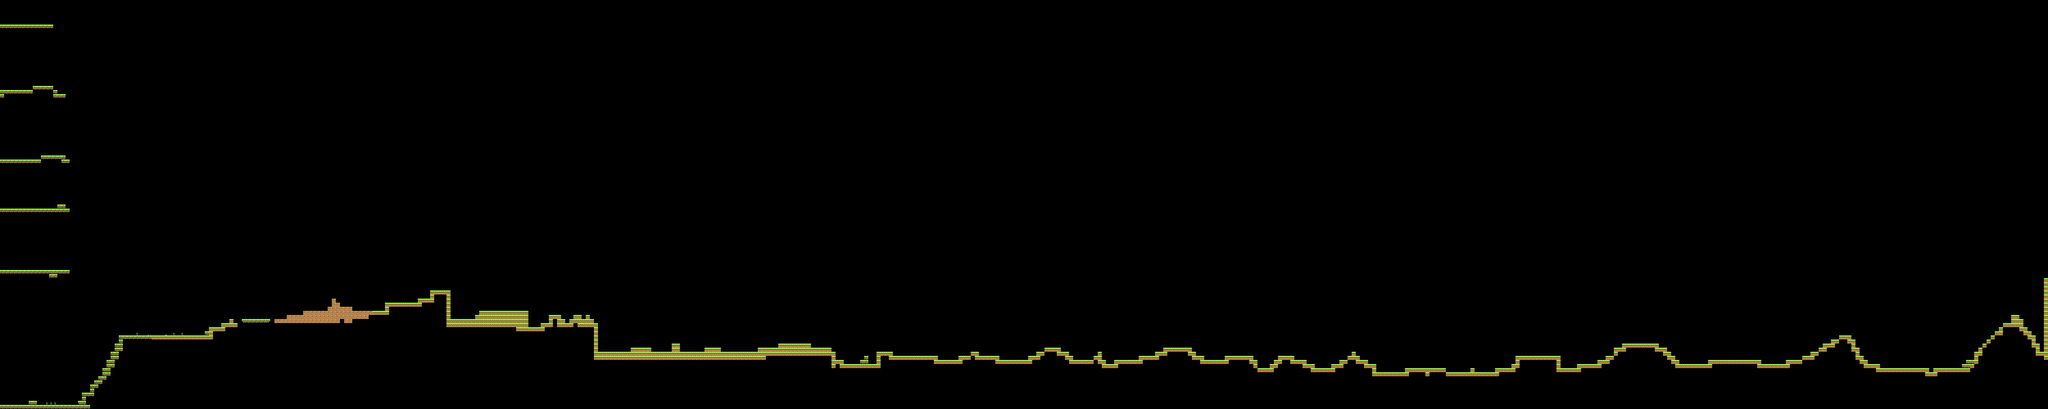

Rendered tile map (Tiled .tmx) drawn with the repository's tilesets; below, a short description and the map source with its tile grids summarised:
An orthogonal 500x100 tile map with 30x30 px tiles, 1 tile layer (Tile Layer 1).

<map version="1.0" tiledversion="1.0.1" orientation="orthogonal" renderorder="left-down" width="500" height="100" tilewidth="30" tileheight="30" nextobjectid="1">
 <tileset firstgid="1" source="game.tsx" />
 <layer name="Tile Layer 1" width="500" height="100">
  <data>[50000 cells, 946 non-empty, 8 distinct tile ids]</data>
 </layer>
</map>
